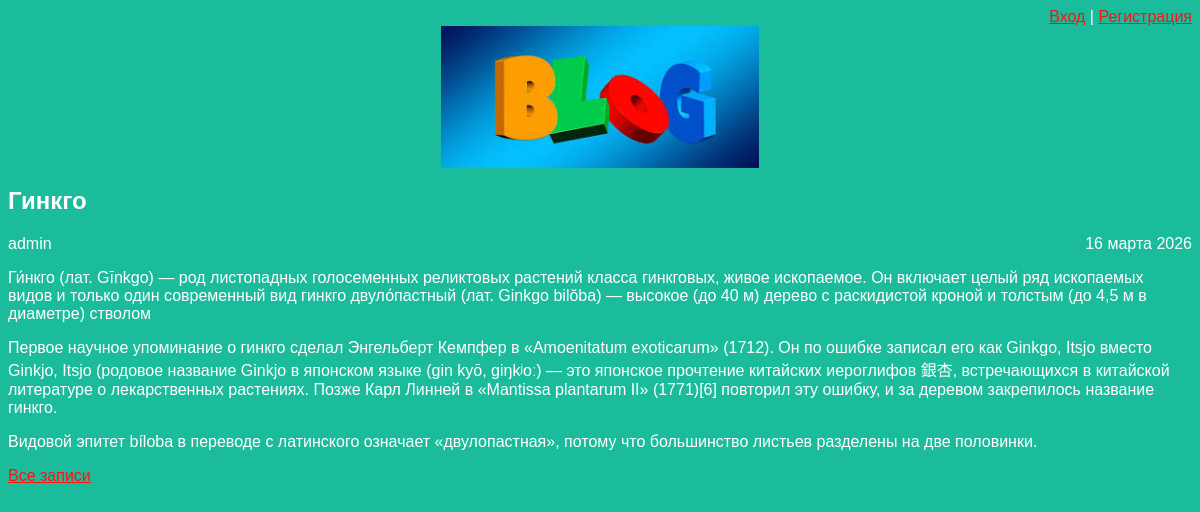
The app's page /article/1 with its own data.
### articles/models.py (models this page shows, shortened)
class Article(models.Model):
    title = models.CharField(max_length=200)
    author = models.ForeignKey(User, on_delete=models.CASCADE)
    text = models.TextField()
    created_date = models.DateField(auto_now_add=True)

### articles/views.py (the view)
# urls.py: re_path(r'^article/(?P<article_id>\d+)$', views.get_article, name='get_article'),
def get_article(request, article_id):
    post = get_object_or_404(Article, id=article_id)
    return render(request, 'article.html', {"post": post})

### articles/templates/article.html (shortened to what this page needs)
<!DOCTYPE html>
{% load static %}
<html>
<head>
    <link rel="stylesheet" href="{% static 'css/article.css' %}">
</head>
<body class="article">
    <div class="login-logout" style="text-align: right;">
        {% if user.is_authenticated %}
            {{ user.username }} | <form method="post" action="{% url 'logout' %}" style="display: inline;">{% csrf_token %}
                                  <button class="logout-button" type="submit">Выйти</button></form>
        {% else %}
            <a href="{% url 'login' %}">Вход</a> | <a href="{% url 'reg_user' %}">Регистрация</a>
        {% endif %}
    </div>
    <div class="header">
        <img src="{% static 'img/logo.jpg' %}" />
    </div>
    <div class="one-post">
        <h2 class="post-title">{{ post.title }}</h2>
        <div class="article-info">
            <div class="article-author">{{ post.author.username }}</div>
            <div class="article-created-date">{{ post.created_date|date:"d E Y" }}</div>
        </div>
        <p class="article-text">{{ post.text|linebreaks }}</p>
    </div>
    <div class="all-posts">
        <a href="/"">Все записи</a>
    </div>
</body>
</html>

### articles/static/css/article.css (style rules this page uses)
body { background: #1abc9c; font-family: Tahoma, Arial, sans-serif; color: #ffffff; }
.header img { display: block; width: 318px; margin-left: auto; margin-right: auto; }
.all-posts a, .login-logout a { color: #ff1111 }
.article-author { width: 50%; float: left; }
.article-created-date { text-align: right; }

### records on screen
Article: title "Гинкго", author.username "admin", created_date "16 марта 2026", text "Ги́нкго (лат. Gīnkgo) — род листопадных голосеменных реликтовых растений класса гинкговых, живое ископаемое. Он включает целый ряд ископаемых видов и только один современный вид гинкго двуло́пастный (лат. Ginkgo bilŏba) — высокое (до 40 м) дерево с раскидистой кроной и толстым (до 4,5 м в диаметре) стволом Первое научное упоминание о гинкго сделал Энгельберт Кемпфер в «Amoenitatum exoticarum» (1712). Он по ошибке записал его как Ginkgo, Itsjo вместо Ginkjo, Itsjo (родовое название Ginkjo в японском языке (gin kyō, ɡiŋkʲoː) — это японское прочтение китайских иероглифов 銀杏, встречающихся в китайской литературе о лекарственных растениях. Позже Карл Линней в «Mantissa plantarum II» (1771)[6]…"
